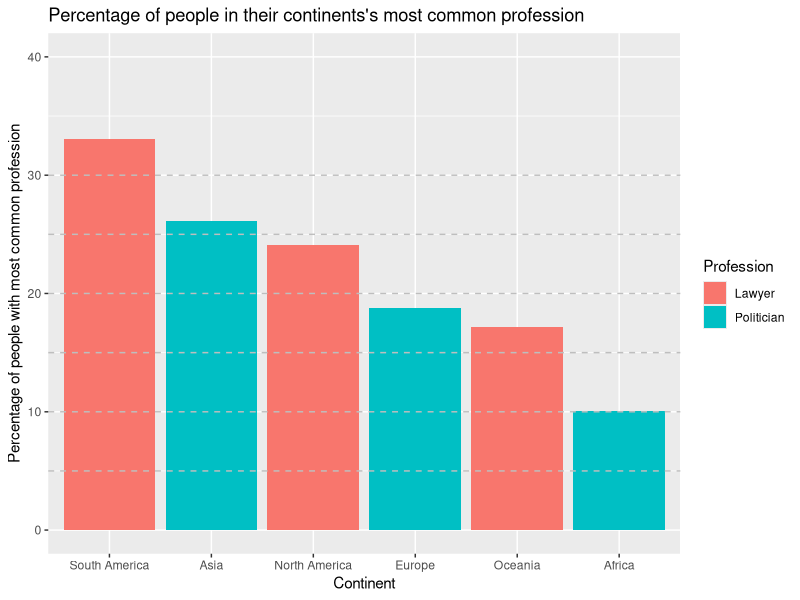

Generate this figure with R:
# R script for continents

library(tidyverse)

# Load data
data <- read_csv("profession_by_all.csv")

# Make table for most common professions for each continent and the counts and percentage
continent_professions <- data |>
  filter(Continent != 'Continent', Profession != 'Profession') |>
  group_by(Continent, Profession) |>
  summarise(count = n(), .groups = "drop") |>
  group_by(Continent) |>
  mutate(total_in_continent = sum(count)) |>
  slice_max(count, n = 1, with_ties = FALSE) |>
  mutate(percentage = (count / total_in_continent) * 100) |>
  ungroup() |>
  select(Continent, Profession, count, percentage) |>
  mutate(Continent = fct_reorder(Continent, percentage, .desc = TRUE))

# Plot barplot
barplot <- continent_professions |>
  ggplot(aes(
    x = Continent,
    y = percentage,
    fill = Profession
  )) +
  geom_col() +
  labs(
    x = 'Continent',
    y = 'Percentage of people with most common profession',
    title = 'Percentage of people in their continents\'s most common profession'
  ) +
  ylim(0, 40) +
  geom_hline(
    yintercept = seq(5, 30, by = 5),
    color = "grey", 
    linetype = "dashed"
  )

# Save the barplot as .png
ggsave(
  filename = "continentss_barplot.png",
  plot = barplot
)

